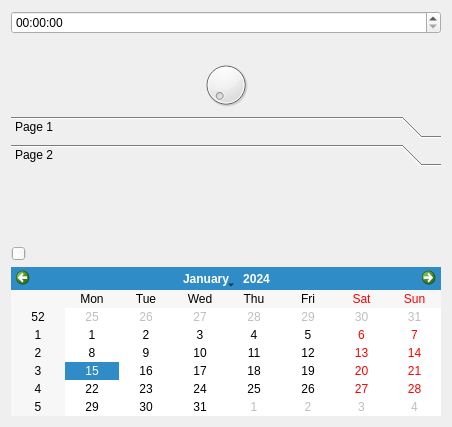
<?xml version="1.0" encoding="UTF-8"?>
<ui version="4.0">
 <class>keimooi_dialog</class>
 <widget class="QDialog" name="keimooi_dialog">
  <property name="geometry">
   <rect>
    <x>0</x>
    <y>0</y>
    <width>452</width>
    <height>316</height>
   </rect>
  </property>
  <property name="windowTitle">
   <string>keimooi_dialog</string>
  </property>
  <layout class="QVBoxLayout" name="verticalLayout">
   <item>
    <widget class="QTimeEdit" name="no"/>
   </item>
   <item>
    <spacer name="horizontalSpacer">
     <property name="orientation">
      <enum>Qt::Horizontal</enum>
     </property>
     <property name="sizeHint" stdset="0">
      <size>
       <width>40</width>
       <height>20</height>
      </size>
     </property>
    </spacer>
   </item>
   <item>
    <widget class="QDial" name="dial"/>
   </item>
   <item>
    <widget class="QToolBox" name="toolBox">
     <property name="currentIndex">
      <number>1</number>
     </property>
     <widget class="QWidget" name="page">
      <property name="geometry">
       <rect>
        <x>0</x>
        <y>0</y>
        <width>440</width>
        <height>45</height>
       </rect>
      </property>
      <attribute name="label">
       <string>Page 1</string>
      </attribute>
     </widget>
     <widget class="QWidget" name="page_2">
      <property name="geometry">
       <rect>
        <x>0</x>
        <y>0</y>
        <width>440</width>
        <height>45</height>
       </rect>
      </property>
      <attribute name="label">
       <string>Page 2</string>
      </attribute>
     </widget>
    </widget>
   </item>
   <item>
    <widget class="QSlider" name="verticalSlider">
     <property name="orientation">
      <enum>Qt::Vertical</enum>
     </property>
    </widget>
   </item>
   <item>
    <spacer name="verticalSpacer">
     <property name="orientation">
      <enum>Qt::Vertical</enum>
     </property>
     <property name="sizeHint" stdset="0">
      <size>
       <width>20</width>
       <height>40</height>
      </size>
     </property>
    </spacer>
   </item>
   <item>
    <widget class="QCalendarWidget" name="calendarWidget"/>
   </item>
  </layout>
 </widget>
 <layoutdefault spacing="6" margin="11"/>
 <resources/>
 <connections/>
</ui>
